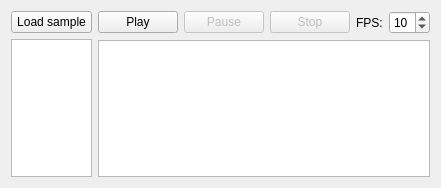
<?xml version="1.0" encoding="UTF-8"?>
<ui version="4.0">
 <class>CMainWidget</class>
 <widget class="QWidget" name="CMainWidget">
  <property name="geometry">
   <rect>
    <x>0</x>
    <y>0</y>
    <width>441</width>
    <height>188</height>
   </rect>
  </property>
  <property name="windowTitle">
   <string>PurrFX drum machine</string>
  </property>
  <layout class="QHBoxLayout" name="layMain" stretch="1,3">
   <item>
    <layout class="QVBoxLayout" name="laySamples">
     <item>
      <widget class="QPushButton" name="btnLoad">
       <property name="text">
        <string>Load sample</string>
       </property>
      </widget>
     </item>
     <item>
      <widget class="QListView" name="lstSamples"/>
     </item>
    </layout>
   </item>
   <item>
    <layout class="QVBoxLayout" name="layOptionsControls">
     <item>
      <layout class="QHBoxLayout" name="layControls">
       <item>
        <widget class="QPushButton" name="btnPlay">
         <property name="enabled">
          <bool>true</bool>
         </property>
         <property name="text">
          <string>Play</string>
         </property>
        </widget>
       </item>
       <item>
        <widget class="QPushButton" name="btnPause">
         <property name="enabled">
          <bool>false</bool>
         </property>
         <property name="text">
          <string>Pause</string>
         </property>
        </widget>
       </item>
       <item>
        <widget class="QPushButton" name="btnStop">
         <property name="enabled">
          <bool>false</bool>
         </property>
         <property name="text">
          <string>Stop</string>
         </property>
        </widget>
       </item>
       <item>
        <spacer name="horizontalSpacer">
         <property name="orientation">
          <enum>Qt::Horizontal</enum>
         </property>
         <property name="sizeHint" stdset="0">
          <size>
           <width>40</width>
           <height>20</height>
          </size>
         </property>
        </spacer>
       </item>
       <item>
        <widget class="QLabel" name="lblFPS">
         <property name="text">
          <string>FPS:</string>
         </property>
        </widget>
       </item>
       <item>
        <widget class="QSpinBox" name="spbFPS">
         <property name="minimum">
          <number>1</number>
         </property>
         <property name="maximum">
          <number>20</number>
         </property>
         <property name="value">
          <number>10</number>
         </property>
        </widget>
       </item>
      </layout>
     </item>
     <item>
      <widget class="QPlainTextEdit" name="edtSequences">
       <property name="font">
        <font>
         <family>Courier</family>
        </font>
       </property>
      </widget>
     </item>
    </layout>
   </item>
  </layout>
 </widget>
 <resources/>
 <connections/>
</ui>
